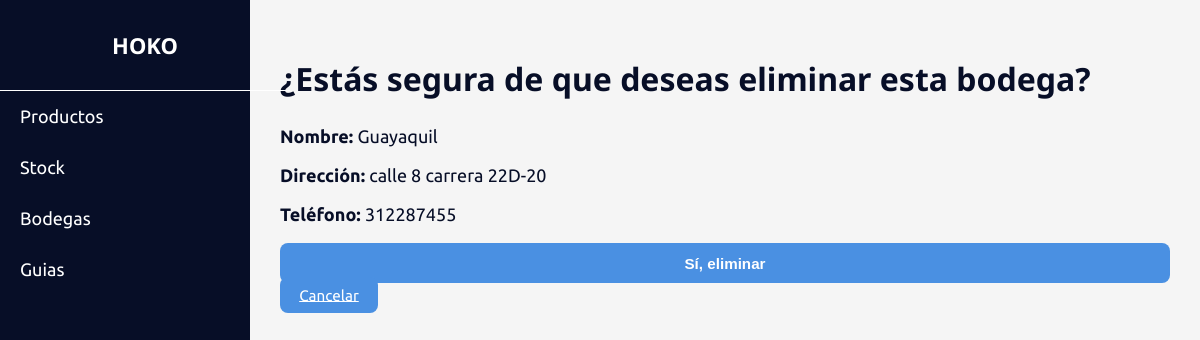
The page /bodegas/eliminar/1/ on the database its author committed.
### envios/models.py (models this page shows, shortened)
class Bodega(models.Model):
    nombre = models.CharField(max_length=100)
    direccion = models.CharField(max_length=200, blank=True, null=True)
    telefono = models.CharField(max_length=20, blank=True, null=True)

### envios/views.py (the view)
# urls.py: path('bodegas/eliminar/<int:id>/', views.eliminar_bodega, name='eliminar_bodega'),
def eliminar_bodega(request, id):
    bodega = get_object_or_404(Bodega, id=id)
    if request.method == 'POST':
        bodega.delete()
        return redirect('listar_bodegas')
    return render(request, 'bodegas/eliminar_bodega.html', {'bodega': bodega})

### templates/bodegas/eliminar_bodega.html (shortened to what this page needs)
{% extends 'base.html' %}
{% block content %}
  <h2>¿Estás segura de que deseas eliminar esta bodega?</h2>
  <p><strong>Nombre:</strong> {{ bodega.nombre }}</p>
  <p><strong>Dirección:</strong> {{ bodega.direccion }}</p>
  <p><strong>Teléfono:</strong> {{ bodega.telefono }}</p>
  <form method="POST">
    <button type="submit" class="btn btn-danger">Sí, eliminar</button>
    <a href="{% url 'listar_bodegas' %}" class="btn btn-secondary">Cancelar</a>
  </form>
{% endblock %}

### static/css/styles_productos.css (style rules this page uses)
body { font-family: 'Ubuntu', sans-serif; margin: 0; padding: 0; background-color: #f5f5f5; color: #070E27; font-size: 18px; }
h1, h2, h3 { font-family: 'Noto Sans', sans-serif; font-size: 32px; color: #070E27; }
.btn { padding: 0.6rem 1.2rem; border: none; border-radius: 8px; background-color: #4a90e2; color: white; font-size: 0.95rem; cursor: pointer; transition: background-color 0.3s ease; height: 2.5rem; }

### static/css/styles.css (style rules this page uses)
body { font-family: 'Ubuntu', sans-serif; margin: 0; padding: 0; background-color: #f5f5f5; color: #070E27; font-size: 18px; }
h1, h2, h3 { font-family: 'Noto Sans', sans-serif; font-size: 32px; color: #070E27; }
.btn { padding: 0.6rem 1.2rem; border: none; border-radius: 8px; background-color: #4a90e2; color: white; font-size: 0.95rem; cursor: pointer; transition: background-color 0.3s ease; height: 2.5rem; }
button, form button { background-color: #070E27; color: white; border: none; padding: 15px; width: 100%; border-radius: 5px; font-size: 16px; cursor: pointer; font-weight: bold; margin-top: auto; }

### rows shown on the page
Bodega: nombre "Guayaquil", direccion "calle 8 carrera 22D-20", telefono "312287455"
